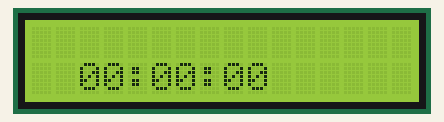
This sketch was run on a simulated Arduino Uno, built with avr-gcc and run on an emulated ATmega328P. Parts: 16×2 character LCD.

Above: at 0.1 s.
At 4.1 s:
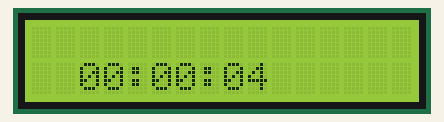
At 9.1 s:
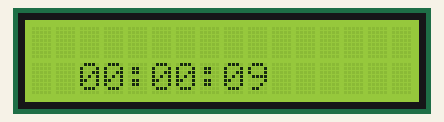
At 17.1 s:
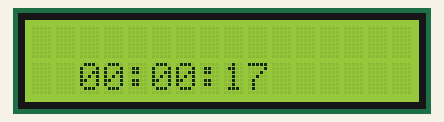
At 27.1 s:
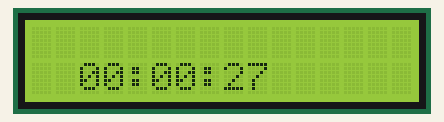
At 38.1 s:
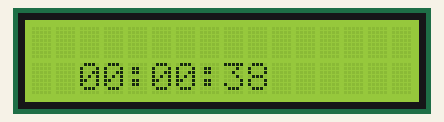

The sketch:

sketch.ino
```cpp
#include <LiquidCrystal.h>

LiquidCrystal lcd(4, 5, 10, 11, 12, 13);

void setup() {
    Serial.begin(9600);
    lcd.begin(16, 2);
}

void loop() {
    static unsigned long time_offset = 0;
    static const char spin[] = "\x80\x81\x82\x83";

    const unsigned long relative_time = millis() / 1000;

    // Time correction via serial port.
    if (Serial.available() != 0) {
        char current_time_string[16];
        if (Serial.readBytesUntil('\n', current_time_string, sizeof(current_time_string)) != 0) {
            unsigned long current_time;
            if (sscanf(current_time_string, "%ld", &current_time) == 1) {
                time_offset = current_time - relative_time;
            }
        }
    }

    const unsigned long time = relative_time + time_offset;

    const int hours = (time / 3600) % 24;
    const int minutes = (time / 60) % 60;
    const int seconds = time % 60;

    char time_string[16];
    sprintf(time_string, "%c %02d:%02d:%02d", spin[time % 4], hours, minutes, seconds);

    lcd.setCursor(0, 1);
    lcd.print(time_string);

    delay(100);
}
```

Measured:
- what the display in image 1 shows lasts 1.1 s, from 4.0 s to 5.1 s
